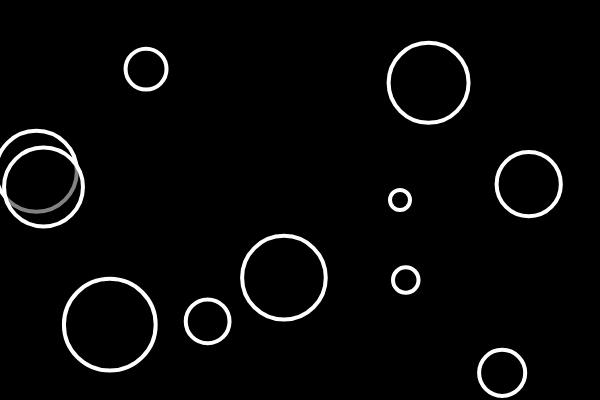
Frame 1 (no input)
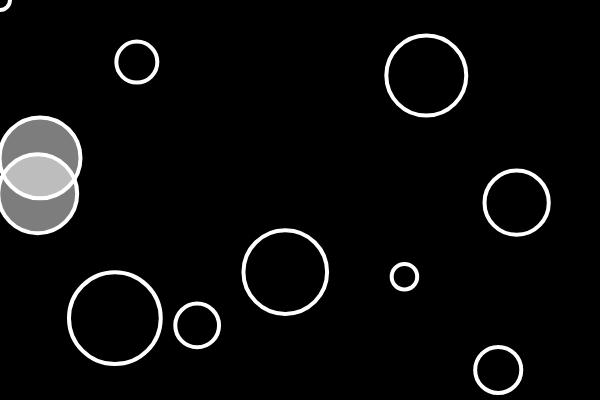
Frame 60 (no input)
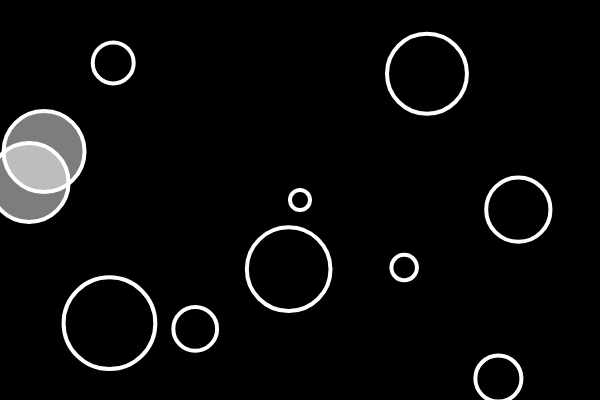
Frame 120 (the mouse pressed at the canvas centre since frame 60)

The p5.js sketch that drew these frames (run headless with seeded random() and noise() and a simulated clock; from frame 60 on, the mouse is pressed at the canvas centre):

// p5.js sketch
// ── sketch.js
let bubble2;


let bubbles = [];

function setup() {
  createCanvas(600, 400);
  bubble1 = new Bubble(200, 200);
  bubble2 = new Bubble(400, 200, 10);

  for (let i = 0; i < 10; i++) {
  	let x = random(width);
  	let y = random(height);
  	let r = random(10,50);
  	bubbles[i] = new Bubble(x, y, r);
  }

}

function draw() {
  background(0);

  // if (bubble1.intersects(bubble2)) {
  //   background(200, 0, 100);
  // }

  // for ( let i = 0; i< bubbles.length; i++) {
  // 	bubbles[i].show();
  // 	bubbles[i].move();
  // }

  	for (let b of bubbles) {
	  	b.show();
	  	b.move();
	  	let overlapping = false;
	  	for (let other of bubbles) {
		  	if (b !== other && b.intersects(other)) {
		  		overlapping = true;
		  	} 
	  	}
	  	if(overlapping) {
	  		b.changeColor(255);
	  	} else {
	  		b.changeColor(0);
	  	}
	}

  bubble2.show();
  //bubble2.move();
  bubble2.x = mouseX;
  bubble2.y = mouseY;

}

class Bubble {
  constructor(x, y, r = 50) {
    this.x = x;
    this.y = y;
    this.r = r;
    this.brightness = 0;
  }

  intersects(other) {
    let d = dist(this.x, this.y, other.x, other.y);
    return (d < this.r + other.r);
    // if (d < this.r + other.r) {
    //   return true;
    // } else {
    //   return false;
    // }
  }

  changeColor(bright) {
    this.brightness = bright;
  }

  contains(px, py) {
    let d = dist(px, py, this.x, this.y);
    if (d < this.r) {
      return true;
    } else {
      return false;
    }
  }

  move() {
    this.x = this.x + random(-2, 2);
    this.y = this.y + random(-2, 2);
  }

  show() {
    stroke(255);
    strokeWeight(4);
    fill(this.brightness, 125);
    ellipse(this.x, this.y, this.r * 2);
  }
}
